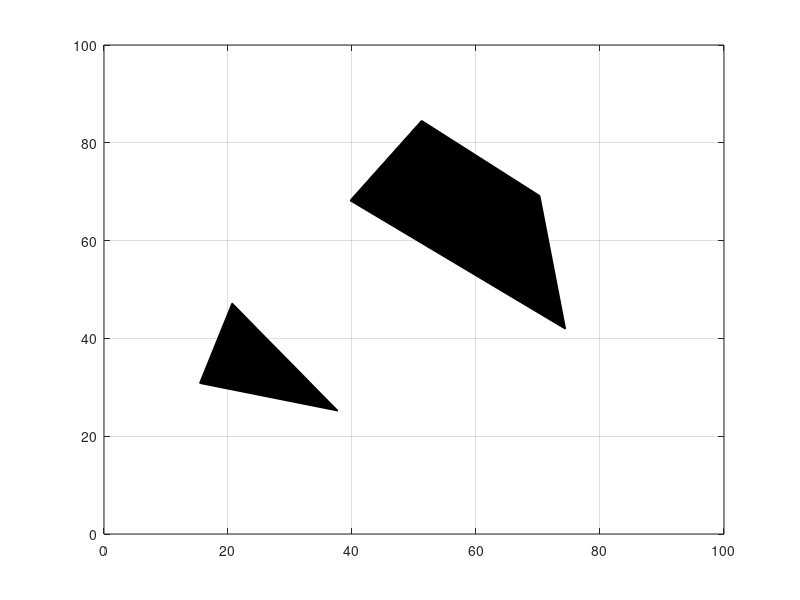

This chart was generated by the following MATLAB code:
function [polyObs,Obstacles, ax] = LoadObstacles
load('Obstacles.mat'); 
% f = figure('Color', 'w', 'Position', [20 180 600 450]);
for n = 1:numel(Obstacles)
    obstacle = Obstacles{n};
    fill(obstacle(1,:), obstacle(2,:), 'k', 'LineWidth', 1,'HandleVisibility','off'); hold on;
end
% plot(...,'HandleVisibility','off')

isfreefxn = @(q) isFree(q, Obstacles);
axis([0 100 0 100]);
hold on; grid on;
ax = gca;
end